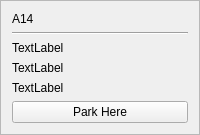
        <widget class="QFrame" name="frame_53">
         <property name="frameShape">
          <enum>QFrame::StyledPanel</enum>
         </property>
         <property name="frameShadow">
          <enum>QFrame::Plain</enum>
         </property>
         <layout class="QGridLayout" name="gridLayout_70">
          <item row="0" column="0">
           <layout class="QVBoxLayout" name="verticalLayout_69">
            <item>
             <widget class="QLabel" name="label_69">
              <property name="text">
               <string>A14</string>
              </property>
             </widget>
            </item>
            <item>
             <widget class="Line" name="line_69">
              <property name="orientation">
               <enum>Qt::Horizontal</enum>
              </property>
             </widget>
            </item>
            <item>
             <widget class="QLabel" name="a14TakenLbl">
              <property name="text">
               <string>TextLabel</string>
              </property>
             </widget>
            </item>
            <item>
             <widget class="QLabel" name="a14handLbl">
              <property name="text">
               <string>TextLabel</string>
              </property>
             </widget>
            </item>
            <item>
             <widget class="QLabel" name="takenByLbla14">
              <property name="text">
               <string>TextLabel</string>
              </property>
             </widget>
            </item>
            <item>
             <widget class="QPushButton" name="a14Btn">
              <property name="text">
               <string>Park Here</string>
              </property>
             </widget>
            </item>
           </layout>
          </item>
         </layout>
        </widget>
